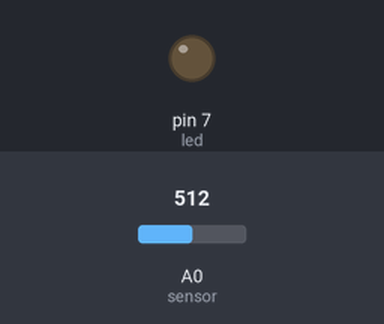
The sketch below on a simulated Arduino Uno, built with avr-gcc and run on an emulated ATmega328P. Parts: output pins drawn as LEDs (lit = HIGH). The test bench sets the inputs (shaded band); at power-on: A0 (sensor) = 512.

Above: at 1.2 s.
1.3 s: A0 (sensor) set to 7
2.9 s: A0 (sensor) set to 4
At 3.9 s:
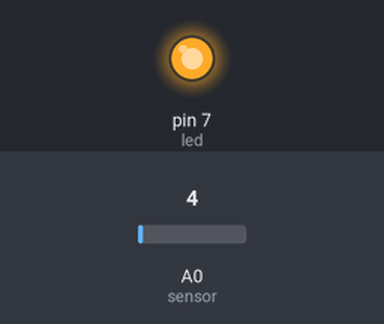
4.7 s: A0 (sensor) set to 122
At 5.8 s:
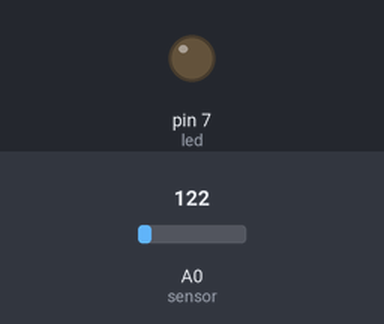
6.5 s: A0 (sensor) set to 0
At 7.8 s:
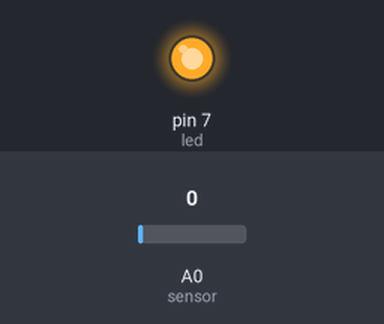
Timing chart, 0 to 9.2 s (numbered marks = the images above; inputs shaded):
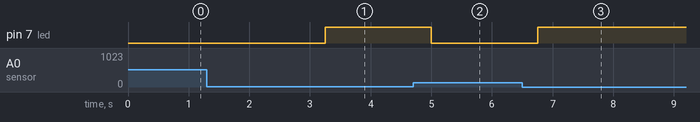

Measured:
- the behaviour switches between 6 and 5 on A0 (sensor) (found by bisection; images 0 and 1)
- after the input at 1.3 s, every drawn part: stays the same
- after the input at 2.9 s, pin 7 (led): LOW → HIGH after 0.35 s
- after the input at 4.7 s, pin 7 (led): HIGH → LOW after 0.30 s
- after the input at 6.5 s, pin 7 (led): LOW → HIGH after 0.25 s

The sketch:

geceLambasi.ino
```cpp
const int led = 7;
const int sensor = A0;

void setup() {

  pinMode(led,OUTPUT);

  Serial.begin(9600);
}

void loop() {

  int isik = analogRead(sensor);
  //Serial.println(isik);
  delay(250);

  if(isik<=5){
    digitalWrite(led,HIGH);
  }else{
    digitalWrite(led,LOW);
  }

}
```
